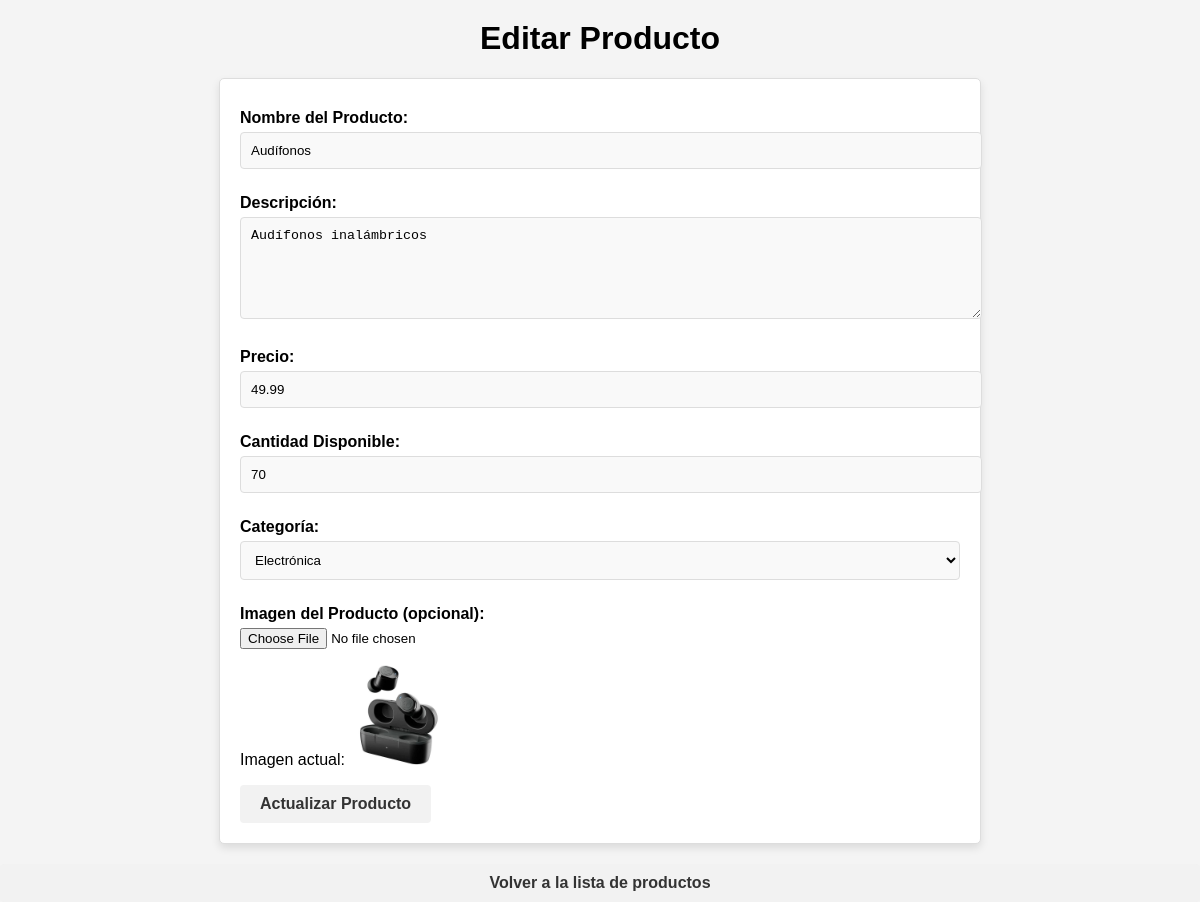
The page /mgmtProducts/edit_products.php?id=5 on the database its author committed.
### tables this page shows
CREATE TABLE `productos` (
  `producto_id` int NOT NULL AUTO_INCREMENT,
  `nombre` varchar(100) NOT NULL,
  `descripcion` varchar(255) DEFAULT NULL,
  `precio` decimal(10,2) NOT NULL,
  `cantidad_disponible` int NOT NULL,
  `categoria_id` int DEFAULT NULL,
  `imagen` varchar(255) DEFAULT NULL,
  PRIMARY KEY (`producto_id`),
  KEY `categoria_id` (`categoria_id`),
  CONSTRAINT `productos_ibfk_1` FOREIGN KEY (`categoria_id`) REFERENCES `categorias` (`categoria_id`)
);

### mgmtProducts/edit_products.php (the view, shortened to what this page needs)
<?php
include '../config/db_config.php';
if (isset($_GET['id'])) {
    $producto_id = $_GET['id'];
    $sql = "SELECT * FROM Productos WHERE producto_id = ?";
    $stmt = $conn->prepare($sql);
    $stmt->bind_param("i", $producto_id);
    $stmt->execute();
    $result = $stmt->get_result();
    $producto = $result->fetch_assoc();
} else {
    echo "ID de producto no especificado.";
    exit;
}
?>
<!DOCTYPE html>
<html lang="es">
<head>
    <link rel="stylesheet" href="../css/productos.css">
</head>
<body>
    <h1>Editar Producto</h1>
    <form action="edit_products.php?id=<?php echo $producto['producto_id']; ?>" method="POST" enctype="multipart/form-data" class="form-container">
        <label for="nombre">Nombre del Producto:</label>
        <input type="text" id="nombre" name="nombre" value="<?php echo $producto['nombre']; ?>" required>
        <label for="descripcion">Descripción:</label>
        <textarea id="descripcion" name="descripcion"><?php echo $producto['descripcion']; ?></textarea>
        <label for="precio">Precio:</label>
        <input type="number" id="precio" name="precio" step="0.01" value="<?php echo $producto['precio']; ?>" required>
        <label for="cantidad">Cantidad Disponible:</label>
        <input type="number" id="cantidad" name="cantidad" value="<?php echo $producto['cantidad_disponible']; ?>" required>
        <label for="categoria">Categoría:</label>
        <select id="categoria" name="categoria" required>
            <?php
            $sql = "SELECT * FROM Categorias";
            $result = $conn->query($sql);
            while ($row = $result->fetch_assoc()) {
                $selected = ($row['categoria_id'] == $producto['categoria_id']) ? 'selected' : '';
                echo "<option value='{$row['categoria_id']}' $selected>{$row['nombre_categoria']}</option>";
            }
            ?>
        </select>
        <label for="imagen">Imagen del Producto (opcional):</label>
        <input type="file" id="imagen" name="imagen" accept="image/*">
        <?php if (!empty($producto['imagen'])): ?>
            <p>Imagen actual: <img src="../uploads/<?php echo $producto['imagen']; ?>" alt="Imagen del producto" style="width: 100px;"></p>
        <?php endif; ?>
        <button type="submit" class="btn-save">Actualizar Producto</button>
    </form>
    <a href="../pages/products.php" class="btn-save">Volver a la lista de productos</a>
</body>
</html>

### css/productos.css (style rules this page uses)
body { font-family: Arial, Helvetica, sans-serif; margin: 0; padding: 0; background-color: #f4f4f4; }
h1 { text-align: center; margin-top: 20px; }
a { text-decoration: none; }
.btn-save { display: flex; align-items: center; justify-content: center; padding: 10px 20px; border: none; border-radius: 4px; background-color: #f2f2f2; color: #333; font-size: 16px; font-weight: bold; cursor: pointer; transition: background-color 0.3s ease; }
.form-container { width: 60%; margin: 20px auto; padding: 20px; background-color: #fff; border: 1px solid #ddd; border-radius: 5px; box-shadow: 0px 4px 8px rgba(0, 0, 0, 0.1); }
.form-container label { display: block; margin: 10px 0 5px; font-weight: bold; }
.form-container input[type="text"], .form-container input[type="number"], .form-container select, .form-container textarea { width: 100%; padding: 10px; margin-bottom: 15px; border: 1px solid #ddd; border-radius: 4px; background-color: #f9f9f9; }
.form-container textarea { height: 80px; resize: vertical; }

### rows shown on the page
productos: nombre "Audífonos", descripcion "Audífonos inalámbricos", precio "49.99", cantidad "70", imagen (picture)

### other values the page prints
form field categoria "Electrónica"
